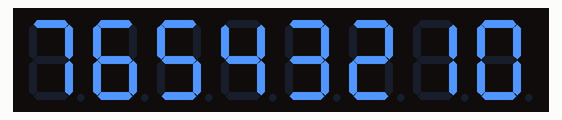
Recording of a sketch running on a simulated Arduino Uno, built with avr-gcc and run on an emulated ATmega328P. On the bench: 8-digit seven-segment display.

Above: at 0.1 s.
At 1.1 s:
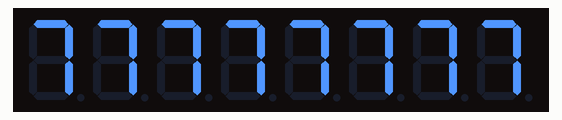

The sketch:

7segment_7219.ino
```cpp
/*  module led matrix dùng ic max7219
 *  ic max7219 --> sữ dụng ledcontrol.h
 *      SƠ ĐỒ NỐI DÂY
 *    MATRIC        ARDUINO
 *     VCC            5V
 *     GND            GND
 *     DIN            12
 *     CLK            11
 *     CS             10
 *    chúc các bạn thành công
 *
 *  NOTE : LedControl(DIN,CLK,CS,maxDevices);   // maxDevices là số lượng led matric mà bạn sữ dụng
 *         shutdown(int addr, bool status);     // hàm tắt hiển thị nếu: + status = true sẽ tắt hiển thị
 *                                                                       + status = flase bật hiển thị
 *                                                 addr: là địa chỉ ic max7219 nếu có 1 ic thì addr=0
 *         setIntensity(int addr, int intensity)   // chỉnh độ sáng led với intensity từ 0 -> 15
 *         clearDisplay(int addr)                  // xoá màn hình
 *         setDigit(int addr, int digit, byte value, boolean dp)    // dùng để hiển thị số lên led  đoạn: + addr: địa chỉ ic max7219
 *                                                                                                        + digit: vị trí hiển thị trên led 7 đoạn
 *                                                                                                        + value: giá trị gì bạn muốn hiển thị
 *                                                                                                        + dp : có dấu chấm không: nếu 1 là ->chấm còn 0 là ->không chấm
 *         setChar(int addr, int digit, char value, boolean dp)     // dùng để hiển kí tự lên led 7 đoạn: giống như setDigit
 *                lưu ý : với setChar các kí tự được hổ trợ là : + từ "0" --> "9"
 *                                                               + các kí tự : 'A','b','c','d','E','F','H','L','P','.','-','_',' '
 *         addr là địa chỉ ic max7219 nếu 1 ic thì addr là 0
*/

#include <LedControl.h>
          LedControl segment = LedControl(12,11,10,1);

void setup() {
    segment.shutdown(0,false);
    segment.setIntensity(0,8);
    segment.clearDisplay(0);

}

void loop() {
    for(int i=0; i<=7; i++){
        segment.setDigit(0,i,i,0);
      }
      delay(1000);
    for(int i=0; i<=7;i++){
        segment.setChar(0,i,'7',0);
      }
      delay(1000);
}
```

Measured:
- what the display in image 1 shows lasts 1.0 s, from 1.0 s to 2.0 s
